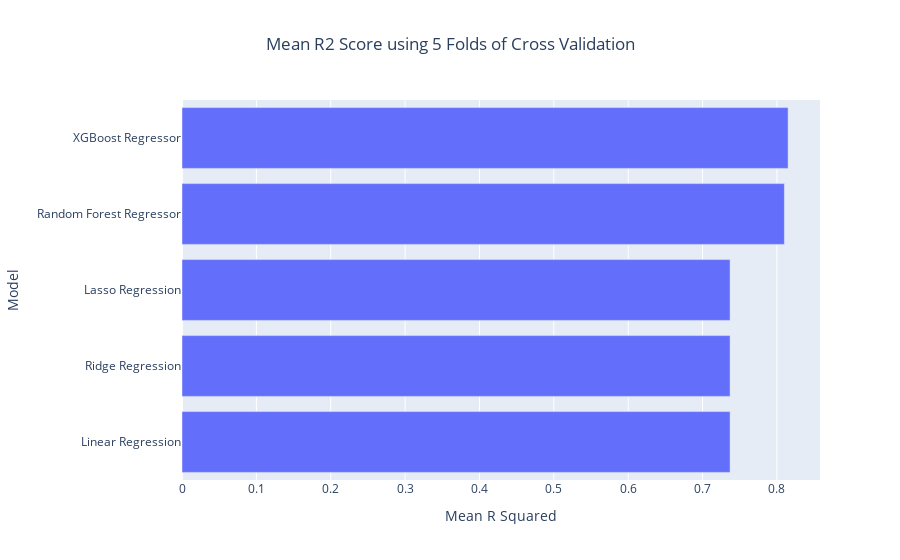

Notebook code cell kept with this figure:
### Code cell
# Let's plot the r2_mean for each model
fig = px.bar(
    df_r2_scores.sort_values(by='r2_mean', ascending=True), 
    x='r2_mean', 
    y='model_name', 
    orientation='h', 
    title='Mean R2 Score using 5 Folds of Cross Validation'
)

fig.update_layout(
    xaxis_title='Mean R Squared',
    yaxis_title='Model',
    title_x=0.5
)

fig.update_traces(
    hovertemplate='%{label} has mean R-squared of %{value}'
)

fig.show()

### Figure 1 — Plotly figure (JSON) as saved in the notebook; plotly's stock layout.template omitted (floating-point values rounded to 4 significant figures)
{"data": [{"hovertemplate": "%{label} has mean R-squared of %{value}", "legendgroup": "", "marker": {"color": "#636efa", "pattern": {"shape": ""}}, "name": "", "orientation": "h", "showlegend": false, "textposition": "auto", "type": "bar", "x": [0.737, 0.737, 0.737, 0.81, 0.815], "xaxis": "x", "y": ["Linear Regression", "Ridge Regression", "Lasso Regression", "Random Forest Regressor", "XGBoost Regressor"], "yaxis": "y"}], "layout": {"barmode": "relative", "legend": {"tracegroupgap": 0}, "title": {"text": "Mean R2 Score using 5 Folds of Cross Validation", "x": 0.5}, "xaxis": {"anchor": "y", "domain": [0, 1], "title": {"text": "Mean R Squared"}}, "yaxis": {"anchor": "x", "domain": [0, 1], "title": {"text": "Model"}}}}
